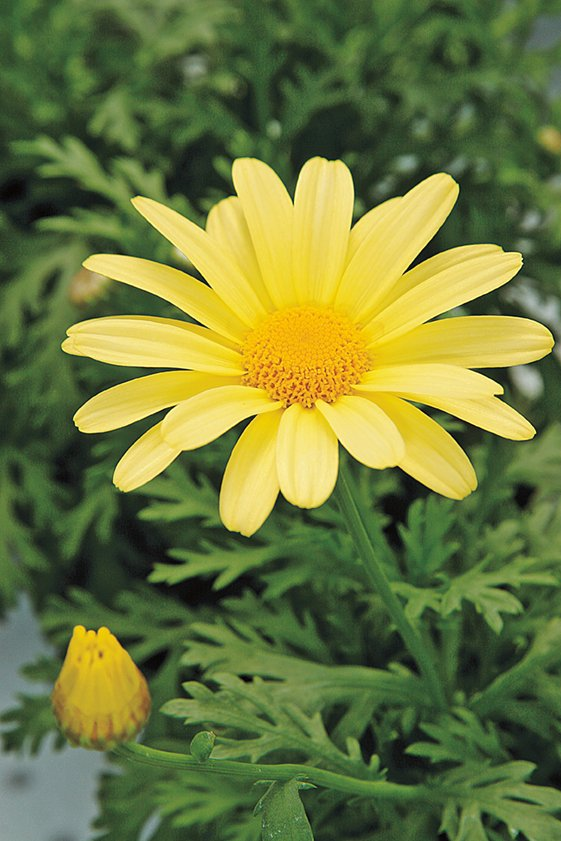
#> input picture Images used/daisy.jpg, 561 x 841 px, found by its file name
$ jupyter execute 'd-eng-21-0081-assingment-2 spartial Filtering.ipynb'
#> lines starting #> are read from the running program, lines starting #| are printed output that depends on the picture; after the words box and inside, x2 and y2 are one past the last pixel; in counts of white or black regions, pixels touching at a corner belong together
[cell 1]
#Question 02
import numpy as np
import matplotlib.pyplot as plt
from mpl_toolkits.mplot3d import Axes3D

x = y = np.arange(-3, 3.1, 0.1)
X, Y = np.meshgrid(x, y)
sigma = 1
# Derivative of gaussian kernels WRT to X and Y
dx = (-X / sigma ** 2) * np.exp(-(X ** 2 + Y ** 2) / (2 * sigma ** 2))
dy = (-Y / sigma ** 2) * np.exp(-(X ** 2 + Y ** 2) / (2 * sigma ** 2))
fig = plt.figure(figsize=(10, 5))
ax = fig.add_subplot(1, 2, 1, projection='3d')
ax.plot_surface(X, Y, dx, cmap='coolwarm')
ax.set_title('In x - Direction')
ax.set_xlabel('X axis')
ax.set_ylabel('Y axis')
ax.set_zlabel('dx')
ax = fig.add_subplot(1, 2, 2, projection='3d')
ax.plot_surface(X, Y, dy, cmap='coolwarm')
ax.set_title('In y - Direction')
ax.set_xlabel('X axis')
ax.set_ylabel('Y axis')
ax.set_zlabel('dy')

plt.show()

[cell 2]
# Question 04
import cv2 as cv
import matplotlib.pyplot as plt
import numpy as np
im = cv.imread('/examples/daisy.jpg')
#> im is the input picture: shape (841, 561, 3); mean B, G, R 60.7, 120.3, 108.5
assert im is not None
rectangle = (20,20,550,550)
mask = np.zeros(im.shape[:2], np.uint8)
background = np.zeros((1,65), np.float64)
cv.grabCut(im, mask, rectangle, background, None, 5, cv.GC_INIT_WITH_RECT)
newmask = np.where((mask == cv.GC_FGD) | (mask == cv.GC_PR_FGD), 1, 0).astype('uint8')
foreground = cv.bitwise_and(im, im, mask=newmask)
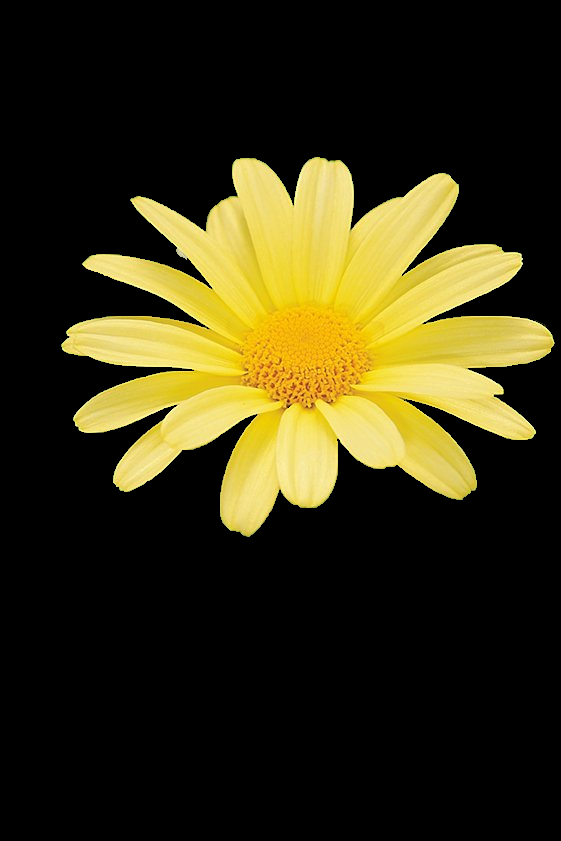
#> foreground: shape (841, 561, 3); mean B, G, R 19.1, 47.9, 53.6
background = cv.bitwise_and(im, im, mask=1 - newmask)
blurred_background = cv.GaussianBlur(background,(31,31),0)
enhanced_image = cv.addWeighted(foreground, 1, blurred_background, 0.8, 0)
fig ,ax = plt.subplots (2,2, figsize= (10,20))
ax[0,0].imshow(im,cmap = 'gray')
ax[0,0].set_title('ORIGINAL IMAGE')
ax[0,1].imshow(mask)
ax[0,1].set_title('SEGMENTED MASK')
ax[1,1].imshow(foreground)
ax[1,1].set_title('FOREGROUND IMAGE')
ax[1,0].imshow(background)
ax[1,0].set_title('BACKGROUND IMAGE')
plt.figure(figsize=(12,6))
plt.subplot(1, 2, 1), plt.imshow(im[:,:,::-1]), plt.title('ORIGINAL IMAGE')
plt.axis('off')
plt.subplot(1, 2, 2), plt.imshow(enhanced_image[:,:,::-1]), plt.title('ENHANCED IMAGE')
plt.axis('off')
plt.show()
#> figure, not shown here; B, G, R data is drawn as R, G, B

[cell 3]
#Question 03
import numpy as np
import cv2 as cv
from scipy import ndimage
import matplotlib.pyplot as plt
im = cv.imread('/examples/zebrahead.jpg', cv.IMREAD_GRAYSCALE)
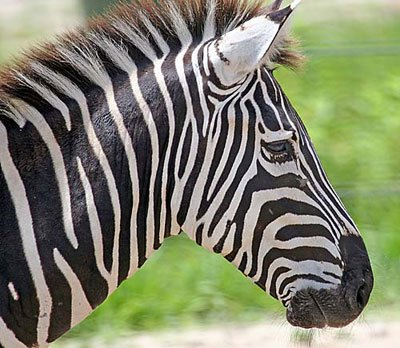
#> input picture Images used/zebrahead.jpg, 400 x 348 px, found by its file name
#> im: shape (348, 400); min 0, max 255, mean 126.8
sigma = 1
kernel = np.zeros((5*sigma, 5*sigma))
for i in range(5*sigma):
    for j in range(5*sigma):
        x = i - 2*sigma
        y = j - 2*sigma
        kernel[i, j] = 1/(2*np.pi*sigma**2) * np.exp(-(x**2+y**2)/(2*sigma**2))
dKdx = ndimage.convolve(im, -kernel/sigma**2)
dKdy = ndimage.convolve(im, -kernel.T/sigma**2)
fig, ax = plt.subplots(1, 3, figsize=(10, 5))
ax[0].imshow(im, cmap='gray')
ax[0].set_title('When sigma = 1')
ax[1].imshow(dKdx, cmap='gray')
ax[1].set_title('P.D With Respect to X')
ax[2].imshow(dKdy, cmap='gray')
ax[2].set_title('P.D With Respect To Y')
plt.show()
sigma = 3
kernel = np.zeros((5*sigma, 5*sigma))
for i in range(5*sigma):
    for j in range(5*sigma):
        x = i - 2*sigma
        y = j - 2*sigma
        kernel[i, j] = 1/(2*np.pi*sigma**2) * np.exp(-(x**2+y**2)/(2*sigma**2))
dKdx = ndimage.convolve(im, -kernel/sigma**2)
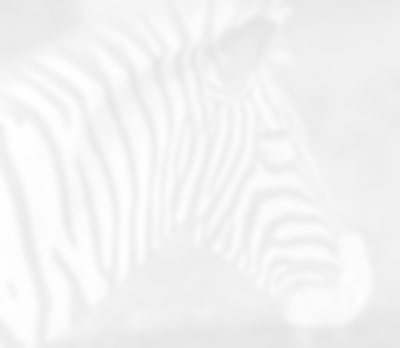
#> dKdx: shape (348, 400); min 230, max 255, mean 242.9
dKdy = ndimage.convolve(im, -kernel.T/sigma**2)
fig, ax = plt.subplots(1, 3, figsize=(10, 5))
ax[0].imshow(im, cmap='gray')
ax[0].set_title('When Sigma = 3')
ax[1].imshow(dKdx, cmap='gray')
ax[1].set_title('P.D With Respect to X')
ax[2].imshow(dKdy, cmap='gray')
ax[2].set_title('P.D With Respect To Y')
plt.show()

[cell 4]
# Question 1
import cv2 as cv
import numpy as np
import matplotlib.pyplot as plt
im = cv.imread('/examples/contact_lens.tif')
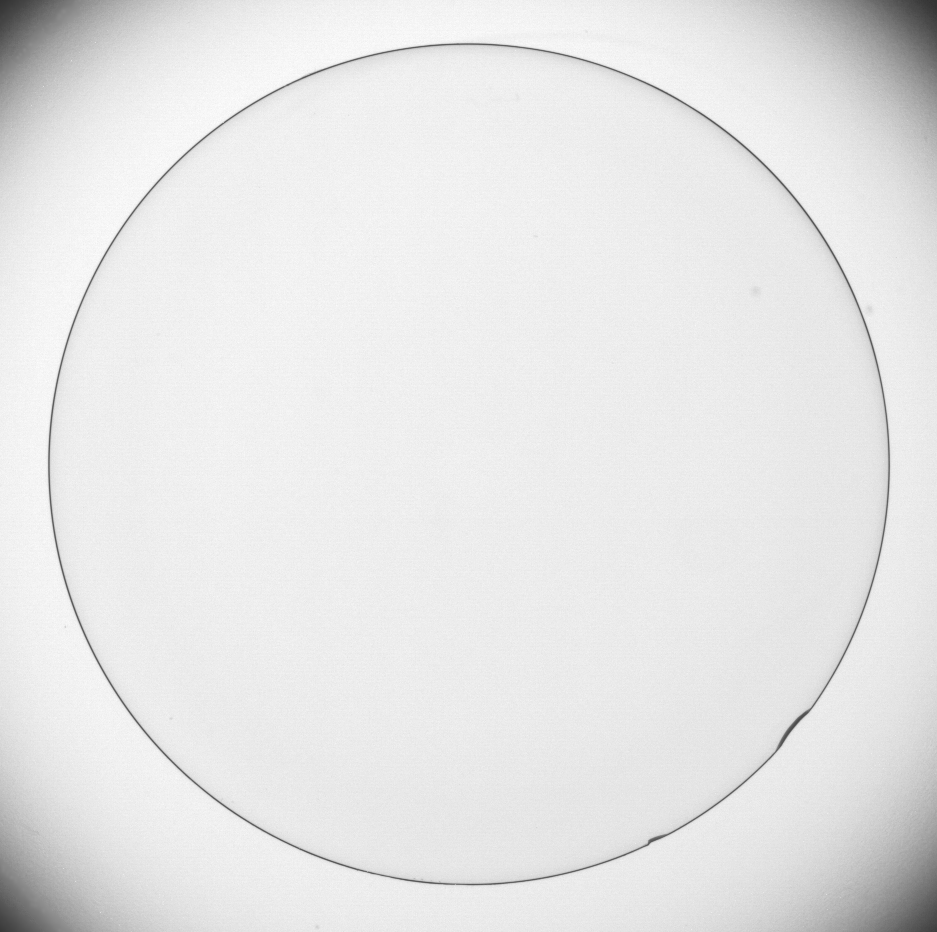
#> input picture Images used/contact_lens.tif, 937 x 932 px, found by its file name
#> im is the input picture: shape (932, 937, 3); min 50, max 255, mean 229.7
im_gray = cv.cvtColor(im, cv.COLOR_BGR2GRAY)
sobel_x = cv.Sobel(im_gray, cv.CV_64F, 1, 0)
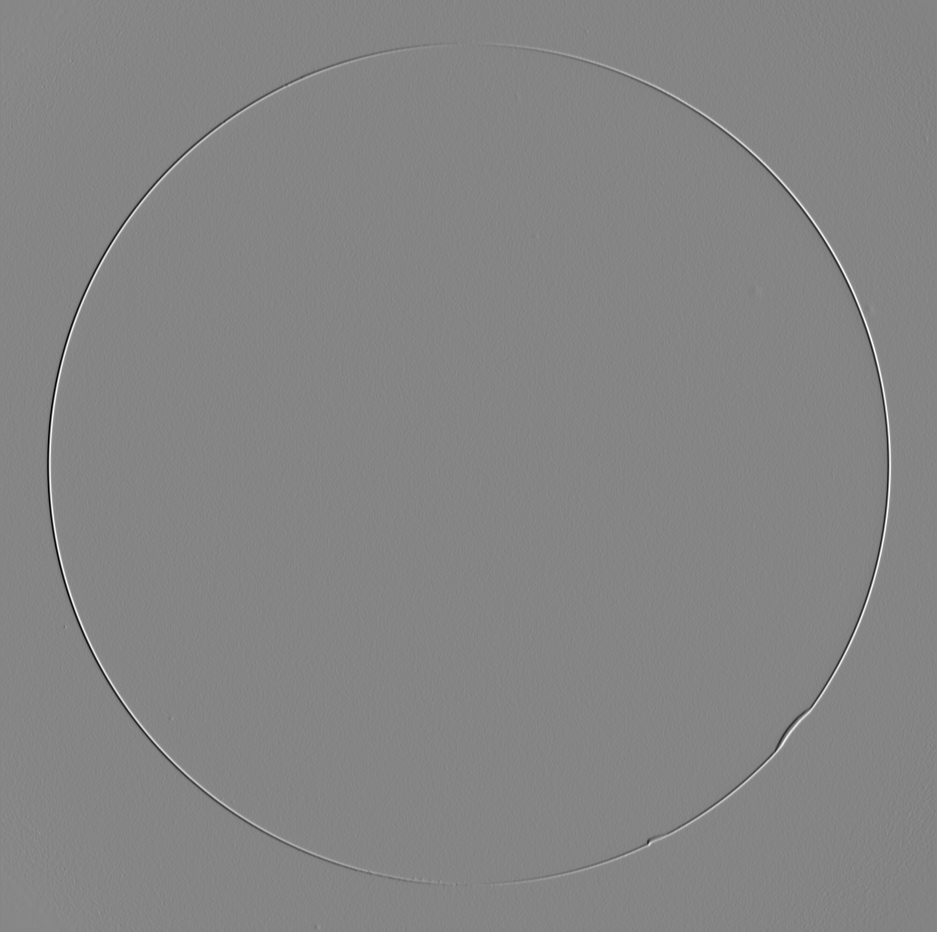
#> sobel_x: shape (932, 937) float64; min -588, max 537, mean -0.1; drawn with min black and max white
sobel_y = cv.Sobel(im_gray, cv.CV_64F, 0, 1)
magnitude = cv.addWeighted(np.absolute(sobel_x), 1, np.absolute(sobel_y), 1, 0)
fig, ax = plt.subplots(1, 3, figsize=(10, 5))
ax[0].imshow(np.absolute(sobel_x).astype('uint8'), cmap='gray')
ax[0].set_title("Vertical Gradient fx")
ax[1].imshow(np.absolute(sobel_y).astype('uint8'), cmap='gray')
ax[1].set_title("Horizontal Gradient fy")
ax[2].imshow(magnitude.astype('uint8'), cmap='gray')
ax[2].set_title("Gradient Magnitude")
plt.show()
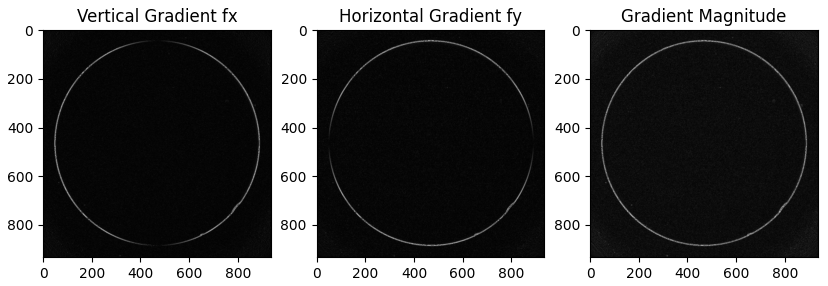
#> figure drawn by matplotlib, 3 panels
blurring = cv.GaussianBlur(im_gray, (5, 5), 0)
edges = cv.Canny(blurring, 50, 150)
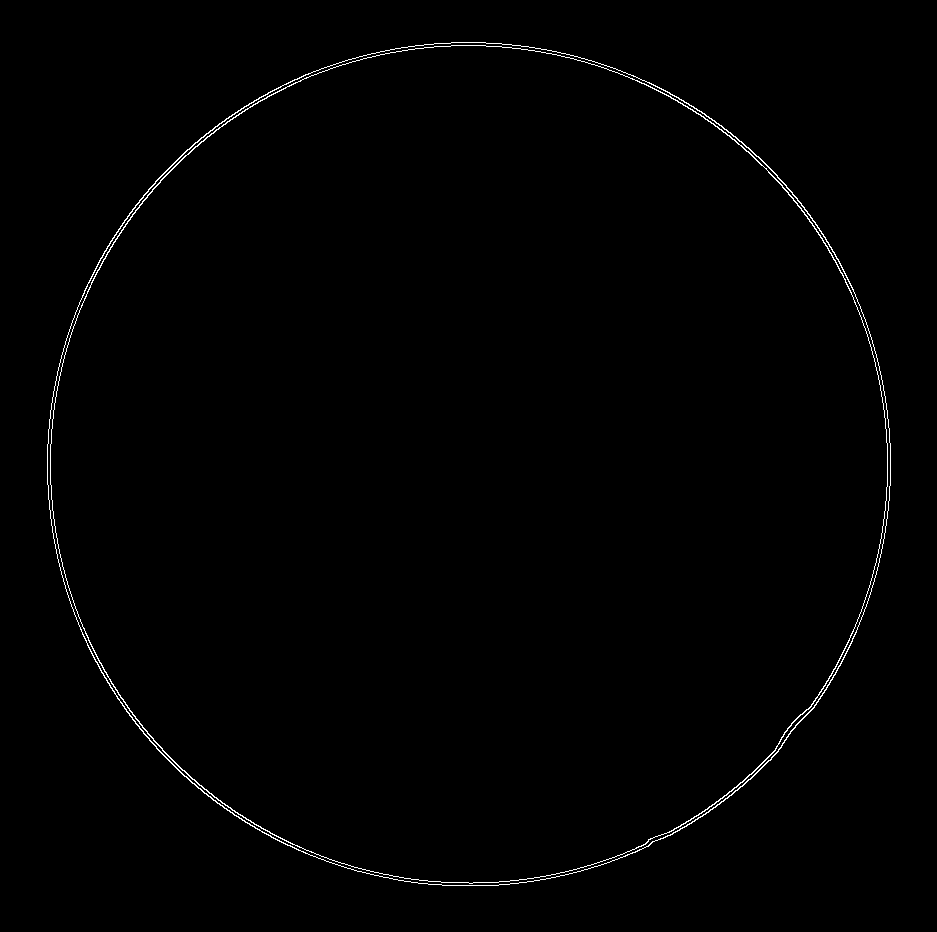
#> edges: shape (932, 937); 0.7% white in thin lines or dots, all inside (x1, y1, x2, y2) = (47, 42, 891, 886)
y_cord, x_cord = np.where(edges != 0)
#> y_cord = 6138 values from 42 to 885; x_cord = 6138 values, max 890 at index 2984, min 47 at index 2985, mean 468
Center_X = int(np.mean(x_cord))
#> Center_X = 467
Center_Y = int(np.mean(y_cord))
#> Center_Y = 463
print("Center :", "(",Center_X, "," ,Center_Y,")")
#| Center : ( 467 , 463 )
distances = np.sqrt((x_cord - Center_X)**2 + (y_cord - Center_Y)**2)
#> distances = 6138 values, max 424.3 at index 4590, min 415.4 at index 4327, mean 420.1
diameter = int(2 * np.max(distances))
#> diameter = 848
cv.circle(im, (Center_X, Center_Y), 5, (0, 0, 255), -1)
#> im: shape (932, 937, 3); 0.01% of pixels changed, all inside (x1, y1, x2, y2) = (462, 458, 473, 469)
cv.circle(im, (Center_X, Center_Y), diameter // 2, (0, 255, 0), 2)
cv.putText(im, f"Diameter is : {diameter}", (10, 30), cv.FONT_ITALIC, 0.6, (0, 0, 255), 2)
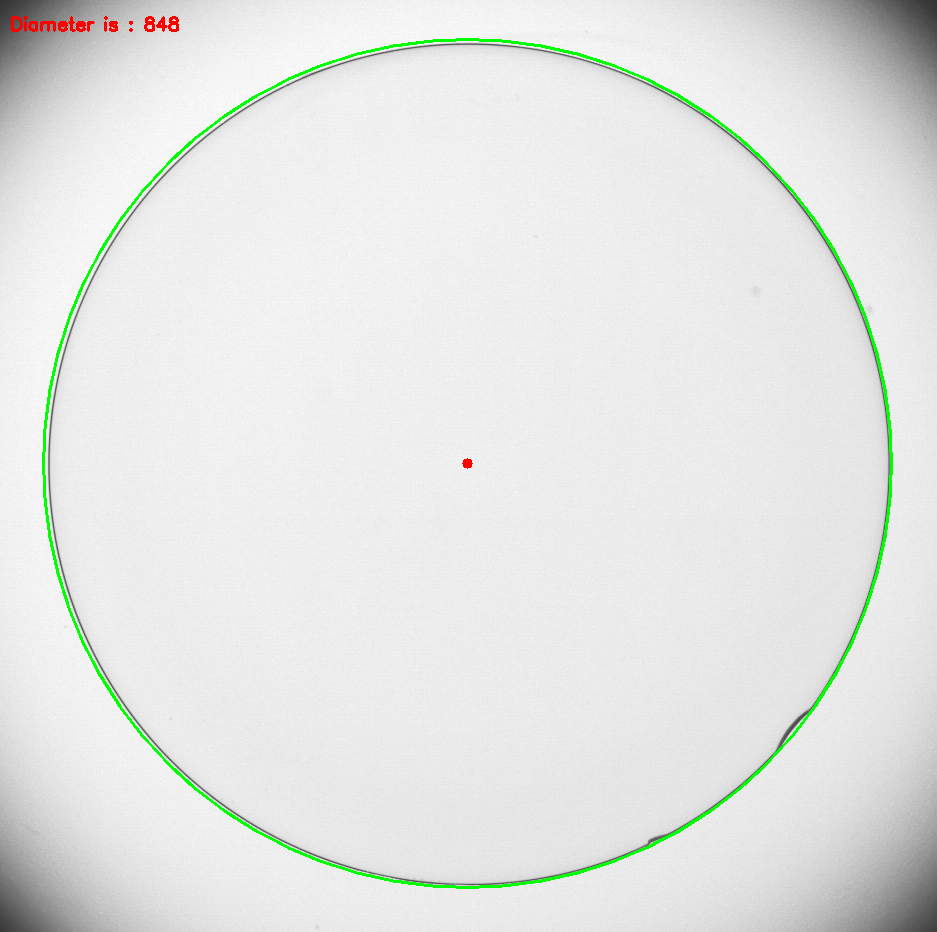
#> im: shape (932, 937, 3); mean B, G, R 227.4, 229.7, 227.8
plt.imshow(cv.cvtColor(im, cv.COLOR_BGR2RGB))
plt.show()
